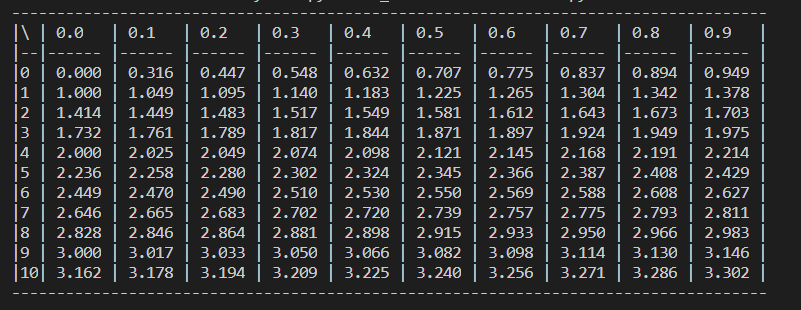
#> input picture resources/2.bmp, 801 x 310 px, found by its file name
$ python 'chpter 7.3.py'
#> lines starting #> are read from the running program, lines starting #| are printed output that depends on the picture
from PIL import Image

unicode_char = list("")
ascii_char = list('"$%_&WM#*oahkbdpqwmZO0QEESDLCJUYXzcvunxrjft/\|()1{}[]?-/+@<>i!;:,\^`.')
def get_char( r,b,g,alpha = 256 ):
    if alpha == 0:
        return ' '
    gray = int( 0.2126*r + 0.7152*g+ 0.0722*b)
    unit = 256/len(ascii_char)

    return ascii_char[int(gray//unit)]

def main( filename ):
#> called with filename = 'resources/2.bmp'
    im = Image.open( filename )
#> im is the input picture: PIL image 801x310 RGB; mean R, G, B 47.1, 47.3, 47.7
    W,H = 100,60
    im = im.resize((W,H))
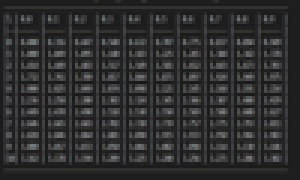
#> im: PIL image 100x60 RGB (shown 3 times larger); mean R, G, B 47.1, 47.3, 47.7

    txt = ''
    for i in range(H):
        for j in range(W):
            txt += get_char( *im.getpixel((j,i)) )
        txt += "\n"
    fo = open(filename+".txt", "w")
    fo.write(txt)
    fo.close()

main( "resources/2.bmp")
